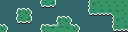

Tiled map render using the project's own tile images. Description and the whole map definition, tile-layer contents included, below:
An orthogonal 16x4 tile map with 8x8 px tiles, 1 tile layer (Terrain).

<map version="1.2" tiledversion="1.2.2" orientation="orthogonal" renderorder="right-down" width="16" height="4" tilewidth="8" tileheight="8" infinite="0" nextlayerid="2" nextobjectid="1">
 <tileset firstgid="1" source="DemoTileSetSmall.tsx" />
 <layer id="1" name="Terrain" width="16" height="4">
  <data encoding="csv">
9,9,9,9,9,6,7,9,9,9,9,10,12,12,12,12,
9,9,1,2,9,9,9,9,9,9,9,6,4,4,5,12,
9,9,6,7,9,9,9,1,2,9,9,9,9,9,10,12,
2,9,9,9,9,1,14,15,13,2,9,9,9,9,6,4
</data>
 </layer>
</map>